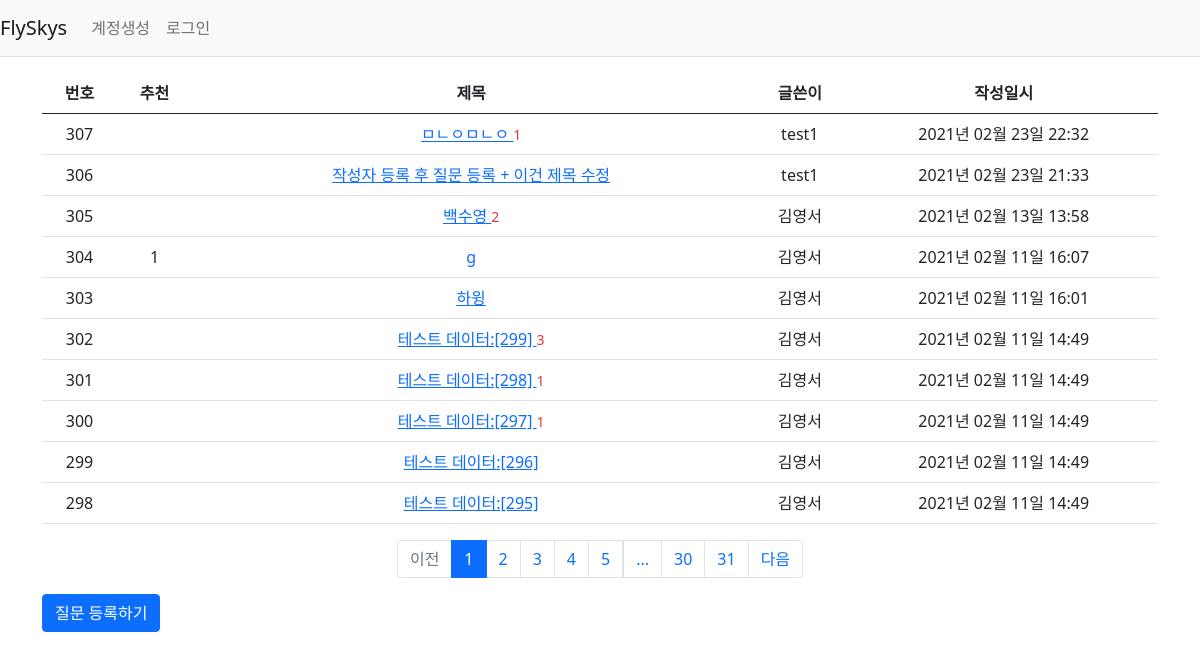
Page /question/list/ on the committed database.
### flyskys/models.py (models this page shows)
class Question(db.Model):
    id = db.Column(db.Integer, primary_key=True)
    subject = db.Column(db.String(200), nullable=False)
    content = db.Column(db.Text(), nullable=False)
    create_date = db.Column(db.DateTime(), nullable=False)
    user_id = db.Column(db.Integer, db.ForeignKey(
        'user.id', ondelete='CASCADE'), nullable=False)
    user = db.relationship('User', backref=db.backref('question_set'))
    modify_date = db.Column(db.DateTime(), nullable=True)
    voter = db.relationship('User', secondary=question_voter,
                            backref=db.backref('question_voter_set'))

class User(db.Model):
    id = db.Column(db.Integer, primary_key=True)
    username = db.Column(db.String(150), unique=True, nullable=False)
    password = db.Column(db.String(200), nullable=False)
    email = db.Column(db.String(120), unique=True, nullable=False)

### flyskys/views/question_views.py (the view)
@bp.route("/list/")
def _list():
    page = request.args.get('page', type=int, default=1)
    question_list = Question.query.order_by(Question.create_date.desc())
    question_list = question_list.paginate(page, per_page=10)
    return render_template("question/question_list.html", question_list=question_list)

### flyskys/filter.py (called while the page is built)
def format_datetime(value, fmt='%Y년 %m월 %d일 %H:%M'):
    return value.strftime(fmt)

### flyskys/views/auth_views.py (called while the page is built)
@bp.before_app_request
def load_logged_in_user():
    user_id = session.get('user_id')
    if user_id is None:
        g.user = None
    else:
        g.user = User.query.get(user_id)

### flyskys/templates/question/question_list.html
{% extends 'base.html' %} {% block content %}
<div class="container my-3">
  <table class="table">
    <thead>
      <tr class="text-center thead-dark">
        <th>번호</th>
        <th>추천</th>
        <th style="width: 50%">제목</th>
        <th>글쓴이</th>
        <th>작성일시</th>
      </tr>
    </thead>
    <tbody>
      {% if question_list %} {% for question in question_list.items %}
      <tr class="text-center">
        <td>
          {{ question_list.total - ((question_list.page - 1) *
          question_list.per_page) - loop.index0 }}
        </td>
        <td>
          {% if question.voter|length > 0 %}
          <span class="">{{ question.voter|length }}</span>
          {% endif %}
        </td>
        <td class="text-left">
          <a href="{{ url_for('question.detail', question_id=question.id) }}"
            >{{ question.subject }}
          </a>
          {% if question.answer_set|length > 0 %}
          <span class="text-danger small ml-2"
            >{{ question.answer_set|length }}
          </span>
          {% endif %}
        </td>
        <td>{{ question.user.username }}</td>
        <td>{{ question.create_date | datetime }}</td>
      </tr>
      {% endfor %} {% else %}
      <tr>
        <td colspan="3">질문이 없습니다.</td>
      </tr>
      {% endif %}
    </tbody>
  </table>
  <ul class="pagination justify-content-center">
    {% if question_list.has_prev %}
    <li class="page-item">
      <a class="page-link" href="?page={{ question_list.prev_num }}">이전</a>
    </li>
    {% else %}
    <li class="page-item disabled">
      <a class="page-link" tabindex="-1" aria-disabled="true" href="#">이전</a>
    </li>
    {% endif %}
    {% for page_num in question_list.iter_pages() %} {% if page_num %} {% if
    page_num != question_list.page %}
    <li class="page-item">
      <a class="page-link" href="?page={{ page_num }}">{{ page_num }}</a>
    </li>
    {% else %}
    <li class="page-item active" aria-current="page">
      <a class="page-link" href="#">{{ page_num }}</a>
    </li>
    {% endif %} {% else %}
    <li class="disabled">
      <a class="page-link" href="#">...</a>
    </li>
    {% endif %} {% endfor %}
    {% if question_list.has_next %}
    <li class="page-item">
      <a class="page-link" href="?page={{ question_list.next_num }}">다음</a>
    </li>
    {% else %}
    <li class="page-item disabled">
      <a class="page-link" tabindex="-1" aria-disabled="true" href="#">다음</a>
    </li>
    {% endif %}
  </ul>
  <a href="{{ url_for('question.create') }}" class="btn btn-primary"
    >질문 등록하기</a
  >
</div>
{% endblock %}

### flyskys/templates/base.html (shortened to what this page needs)
<!DOCTYPE html>
<html lang="ko">
  <head>
    <link
      rel="stylesheet"
      href="{{ url_for('static', filename='bootstrap.min.css') }}"
    />
    <link
      rel="stylesheet"
      href="{{ url_for('static', filename='style.css') }}"
    />
  </head>
  <body>
    {% include "navbar.html" %}
    {% block content %} {% endblock %}
  </body>
</html>

### flyskys/templates/navbar.html (shortened to what this page needs)
<nav class="navbar navbar-expand-lg navbar-light bg-light border-bottom">
  <a class="navbar-brand" href="{{ url_for('main.index') }}">FlySkys</a>
  <div class="collapse navbar-collapse flex-grow-0" id="navbarNav">
    {% if g.user %}
    <ul class="navbar-nav">
      <li class="nav-class">
        <a class="nav-link" href="{{ url_for('auth.logout') }}"
          >{{ g.user.username }} (로그아웃)</a
        >
      </li>
    </ul>
    {% else %}
    <ul class="navbar-nav">
      <li class="nav-item">
        <a class="nav-link" href="{{ url_for('auth.signup') }}">계정생성</a>
      </li>
      <li class="nav-item">
        <a class="nav-link" href="{{ url_for('auth.login') }}">로그인</a>
      </li>
    </ul>
    {% endif %}
  </div>
</nav>

### rows in the picture
Question: id "307", subject "ㅁㄴㅇㅁㄴㅇ", answer_set|length "1", user.username "test1", create_date "2021년 02월 23일 22:32"
Question: id "306", subject "작성자 등록 후 질문 등록 + 이건 제목 수정", user.username "test1", create_date "2021년 02월 23일 21:33"
Question: id "305", subject "백수영", answer_set|length "2", user.username "김영서", create_date "2021년 02월 13일 13:58"
Question: id "304", voter|length "1", subject "g", user.username "김영서", create_date "2021년 02월 11일 16:07"
Question: id "303", subject "하윙", user.username "김영서", create_date "2021년 02월 11일 16:01"
Question: id "302", subject "테스트 데이터:[299]", answer_set|length "3", user.username "김영서", create_date "2021년 02월 11일 14:49"
Question: id "301", subject "테스트 데이터:[298]", answer_set|length "1", user.username "김영서", create_date "2021년 02월 11일 14:49"
Question: id "300", subject "테스트 데이터:[297]", answer_set|length "1", user.username "김영서", create_date "2021년 02월 11일 14:49"
Question: id "299", subject "테스트 데이터:[296]", user.username "김영서", create_date "2021년 02월 11일 14:49"
Question: id "298", subject "테스트 데이터:[295]", user.username "김영서", create_date "2021년 02월 11일 14:49"

### other values in the picture
{{ page_num }} "1"
{{ page_num }} "2" "3" "4" "5" "30" "31"
